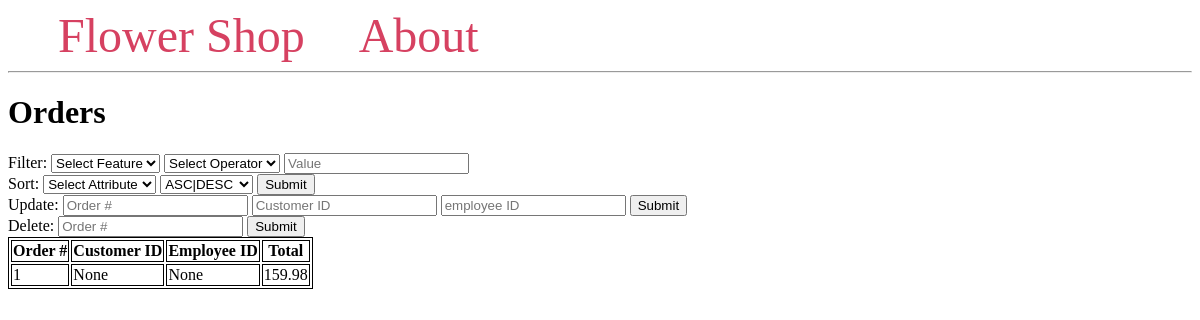
The page /orders on the database as committed earlier.
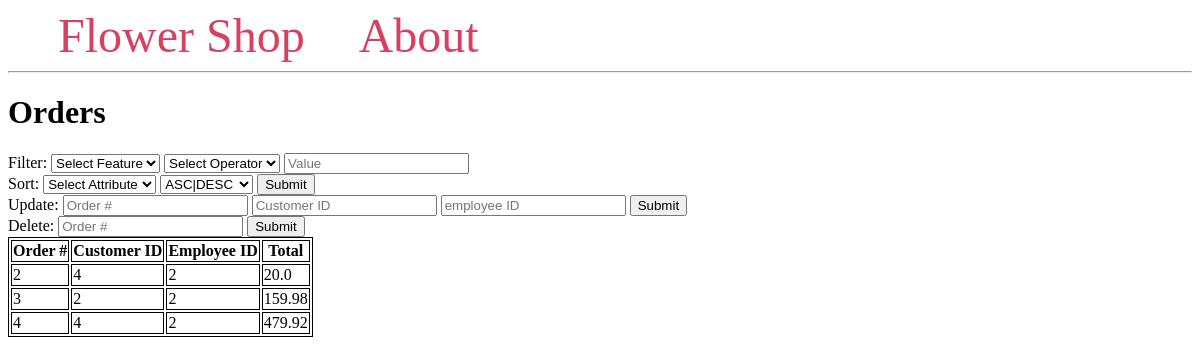
The same page on the database as committed later.
### tables this page shows
CREATE TABLE orders(
                orderID INTEGER PRIMARY KEY,
                customerID INTEGER,
                employeeID INTEGER,
                total NOT NULL CHECK (total>=0),
                FOREIGN KEY (customerID)
                    REFERENCES customer (customerID)
                    ON DELETE SET NULL,
                FOREIGN KEY (employeeID)
                    REFERENCES employee (employeeID)
                    ON DELETE SET NULL
            );

### main.py (the view, shortened to what this page needs)
@app.route("/orders", methods=("GET", "POST"))
def orders():
    conn = get_db_connection()
    cursor = conn.cursor()
    db = Database(conn, cursor)
    orders = conn.execute("SELECT * FROM orders").fetchall()
    return render_template("orders.html", orders=orders)

### main.py (called while the page is built)
def get_db_connection():
    conn = sqlite3.connect('flowershopdatabase.db', check_same_thread=False)
    conn.execute("PRAGMA foreign_keys = 1")
    conn.row_factory = sqlite3.Row
    return conn

### templates/orders.html (shortened to what this page needs)
{% extends 'base.html' %}
{% block content %}
    <h1>{% block title %} Orders {% endblock %}</h1>
    <div>
        <form method="post">
            <div>
                <label>Filter:</label>
                <select name="filt_attr">
                    <option value="">Select Feature</option>
                </select>
                <select name="op">
                    <option value="">Select Operator</option>
                </select>
                <input type="text" name="value" placeholder="Value">
            </div>
            <label>Sort:</label>
            <select name="sort_attr" id="sort_attr">
                 <option value="">Select Attribute</option>
            </select>
            <select name="asc" id="asc">
                <option value="">ASC|DESC</option>
            </select>
            <button type="submit" name="sort" value="sort">Submit</button>
            <div>
                <label>Update:</label>
                <input type="text" name="orderID" placeholder="Order #">
                <input type="text" name="customerID" placeholder="Customer ID">
                <input type="text" name="employeeID" placeholder="employee ID">
                <button type="submit" name="add" value="add">Submit</button>
            </div>
            <div>
                <label>Delete:</label>
                <input type="text" name="orderID2" placeholder="Order #">
                <button type="submit" name="del" value="del">Submit</button>
            </div>
        </form>
    </div>
    <table>
        <tr>
          <th>Order #</th>
          <th>Customer ID</th>
          <th>Employee ID</th>
          <th>Total</th>
        </tr>
        {% for order in orders %}
                <tr>
                    <td>{{ order['orderID'] }}</td>
                    <td>{{ order['customerID'] }}</td>
                    <td>{{ order['employeeID'] }}</td>
                    <td>{{ order['total'] }}</td>
                </tr>
        {% endfor %}
    </table>
{% endblock %}

Rows that differ between the two databases and show on the page:
removed orders: orderID "1", customerID "None", employeeID "None", total "159.98"
added orders: orderID "2", customerID "4", employeeID "2", total "20.0"
added orders: orderID "3", customerID "2", employeeID "2", total "159.98"
added orders: orderID "4", customerID "4", employeeID "2", total "479.92"
